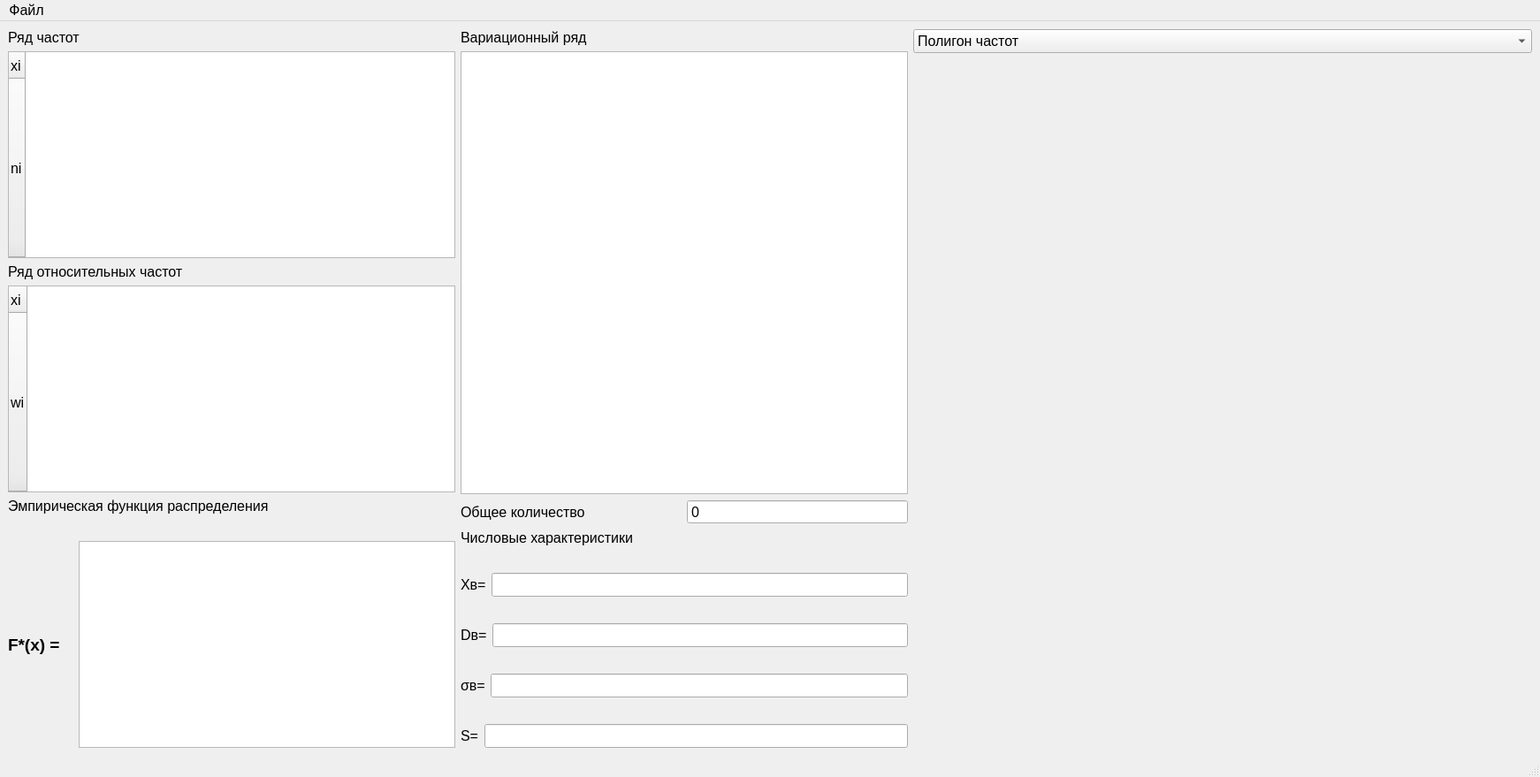
<?xml version="1.0" encoding="UTF-8"?>
<ui version="4.0">
 <class>MainWindow</class>
 <widget class="QMainWindow" name="MainWindow">
  <property name="geometry">
   <rect>
    <x>0</x>
    <y>0</y>
    <width>1742</width>
    <height>879</height>
   </rect>
  </property>
  <property name="font">
   <font>
    <pointsize>12</pointsize>
   </font>
  </property>
  <property name="windowTitle">
   <string>MainWindow</string>
  </property>
  <widget class="QWidget" name="centralwidget">
   <layout class="QHBoxLayout" name="horizontalLayout_7">
    <item>
     <layout class="QVBoxLayout" name="verticalLayout_2">
      <item>
       <widget class="QLabel" name="label_3">
        <property name="text">
         <string>Ряд частот</string>
        </property>
       </widget>
      </item>
      <item>
       <widget class="QTableWidget" name="frequencyTable">
        <property name="font">
         <font>
          <family>MS Shell Dlg 2</family>
          <pointsize>12</pointsize>
         </font>
        </property>
        <attribute name="horizontalHeaderVisible">
         <bool>true</bool>
        </attribute>
        <attribute name="verticalHeaderShowSortIndicator" stdset="0">
         <bool>false</bool>
        </attribute>
        <attribute name="verticalHeaderStretchLastSection">
         <bool>true</bool>
        </attribute>
        <row>
         <property name="text">
          <string>xi</string>
         </property>
        </row>
        <row>
         <property name="text">
          <string>ni</string>
         </property>
        </row>
       </widget>
      </item>
      <item>
       <widget class="QLabel" name="label_2">
        <property name="text">
         <string>Ряд относительных частот</string>
        </property>
       </widget>
      </item>
      <item>
       <widget class="QTableWidget" name="periodicityTable">
        <property name="font">
         <font>
          <family>MS Shell Dlg 2</family>
          <pointsize>12</pointsize>
         </font>
        </property>
        <property name="textElideMode">
         <enum>Qt::ElideMiddle</enum>
        </property>
        <property name="showGrid">
         <bool>true</bool>
        </property>
        <attribute name="horizontalHeaderVisible">
         <bool>true</bool>
        </attribute>
        <attribute name="verticalHeaderStretchLastSection">
         <bool>true</bool>
        </attribute>
        <row>
         <property name="text">
          <string>xi</string>
         </property>
        </row>
        <row>
         <property name="text">
          <string>wi</string>
         </property>
        </row>
       </widget>
      </item>
      <item>
       <widget class="QLabel" name="label_4">
        <property name="text">
         <string>Эмпирическая функция распределения</string>
        </property>
       </widget>
      </item>
      <item>
       <widget class="QLabel" name="label_9">
        <property name="text">
         <string/>
        </property>
        <property name="pixmap">
         <pixmap>img/function.png</pixmap>
        </property>
        <property name="alignment">
         <set>Qt::AlignCenter</set>
        </property>
       </widget>
      </item>
      <item>
       <layout class="QHBoxLayout" name="horizontalLayout">
        <item>
         <widget class="QLabel" name="label_10">
          <property name="font">
           <font>
            <pointsize>14</pointsize>
            <weight>75</weight>
            <bold>true</bold>
           </font>
          </property>
          <property name="text">
           <string>F*(x) =</string>
          </property>
         </widget>
        </item>
        <item>
         <widget class="QLabel" name="bracketImg">
          <property name="text">
           <string/>
          </property>
          <property name="pixmap">
           <pixmap>img/bracket.png</pixmap>
          </property>
          <property name="scaledContents">
           <bool>true</bool>
          </property>
          <property name="alignment">
           <set>Qt::AlignCenter</set>
          </property>
         </widget>
        </item>
        <item>
         <widget class="QTextEdit" name="functionEdit">
          <property name="readOnly">
           <bool>true</bool>
          </property>
         </widget>
        </item>
       </layout>
      </item>
     </layout>
    </item>
    <item>
     <layout class="QVBoxLayout" name="verticalLayout_3">
      <item>
       <widget class="QLabel" name="label">
        <property name="text">
         <string>Вариационный ряд</string>
        </property>
       </widget>
      </item>
      <item>
       <widget class="QTextEdit" name="variationSeriesText">
        <property name="readOnly">
         <bool>true</bool>
        </property>
       </widget>
      </item>
      <item>
       <layout class="QHBoxLayout" name="horizontalLayout_6">
        <item>
         <widget class="QLabel" name="label_16">
          <property name="text">
           <string>Общее количество</string>
          </property>
         </widget>
        </item>
        <item>
         <widget class="QSpinBox" name="amountBox">
          <property name="readOnly">
           <bool>true</bool>
          </property>
          <property name="buttonSymbols">
           <enum>QAbstractSpinBox::NoButtons</enum>
          </property>
          <property name="maximum">
           <number>999999</number>
          </property>
         </widget>
        </item>
       </layout>
      </item>
      <item>
       <widget class="QLabel" name="label_15">
        <property name="text">
         <string>Числовые характеристики</string>
        </property>
       </widget>
      </item>
      <item>
       <widget class="QLabel" name="label_11">
        <property name="text">
         <string/>
        </property>
        <property name="pixmap">
         <pixmap>img/average_x.png</pixmap>
        </property>
       </widget>
      </item>
      <item>
       <layout class="QHBoxLayout" name="horizontalLayout_2">
        <item>
         <widget class="QLabel" name="label_5">
          <property name="text">
           <string>Xв=</string>
          </property>
         </widget>
        </item>
        <item>
         <widget class="QLineEdit" name="middleXEdit">
          <property name="readOnly">
           <bool>true</bool>
          </property>
         </widget>
        </item>
       </layout>
      </item>
      <item>
       <widget class="QLabel" name="label_12">
        <property name="text">
         <string/>
        </property>
        <property name="pixmap">
         <pixmap>img/dispersion.png</pixmap>
        </property>
       </widget>
      </item>
      <item>
       <layout class="QHBoxLayout" name="horizontalLayout_3">
        <item>
         <widget class="QLabel" name="label_6">
          <property name="text">
           <string>Dв=</string>
          </property>
         </widget>
        </item>
        <item>
         <widget class="QLineEdit" name="dispersionEdit">
          <property name="readOnly">
           <bool>true</bool>
          </property>
         </widget>
        </item>
       </layout>
      </item>
      <item>
       <widget class="QLabel" name="label_13">
        <property name="text">
         <string/>
        </property>
        <property name="pixmap">
         <pixmap>img/diviation.png</pixmap>
        </property>
       </widget>
      </item>
      <item>
       <layout class="QHBoxLayout" name="horizontalLayout_4">
        <item>
         <widget class="QLabel" name="label_7">
          <property name="text">
           <string>σв=</string>
          </property>
         </widget>
        </item>
        <item>
         <widget class="QLineEdit" name="cigmaEdit">
          <property name="readOnly">
           <bool>true</bool>
          </property>
         </widget>
        </item>
       </layout>
      </item>
      <item>
       <widget class="QLabel" name="label_14">
        <property name="text">
         <string/>
        </property>
        <property name="pixmap">
         <pixmap>img/corrected_diviation.png</pixmap>
        </property>
       </widget>
      </item>
      <item>
       <layout class="QHBoxLayout" name="horizontalLayout_5">
        <item>
         <widget class="QLabel" name="label_8">
          <property name="text">
           <string>S=</string>
          </property>
         </widget>
        </item>
        <item>
         <widget class="QLineEdit" name="sEdit">
          <property name="readOnly">
           <bool>true</bool>
          </property>
         </widget>
        </item>
       </layout>
      </item>
     </layout>
    </item>
    <item>
     <layout class="QVBoxLayout" name="verticalLayout">
      <item>
       <widget class="QComboBox" name="plotType">
        <property name="font">
         <font>
          <pointsize>12</pointsize>
         </font>
        </property>
        <item>
         <property name="text">
          <string>Полигон частот</string>
         </property>
        </item>
        <item>
         <property name="text">
          <string>Полигон относительных частот</string>
         </property>
        </item>
        <item>
         <property name="text">
          <string>Эмпирическая функция распределения</string>
         </property>
        </item>
       </widget>
      </item>
      <item>
       <widget class="PlotWidget" name="graphWidget" native="true">
        <property name="minimumSize">
         <size>
          <width>700</width>
          <height>600</height>
         </size>
        </property>
       </widget>
      </item>
     </layout>
    </item>
   </layout>
  </widget>
  <widget class="QMenuBar" name="menubar">
   <property name="geometry">
    <rect>
     <x>0</x>
     <y>0</y>
     <width>1742</width>
     <height>34</height>
    </rect>
   </property>
   <widget class="QMenu" name="menu">
    <property name="title">
     <string>Файл</string>
    </property>
    <addaction name="openFileAction"/>
   </widget>
   <addaction name="menu"/>
  </widget>
  <widget class="QStatusBar" name="statusbar"/>
  <action name="openFileAction">
   <property name="text">
    <string>Открыть файл</string>
   </property>
  </action>
 </widget>
 <customwidgets>
  <customwidget>
   <class>PlotWidget</class>
   <extends>QWidget</extends>
   <header>pyqtgraph</header>
   <container>1</container>
  </customwidget>
 </customwidgets>
 <resources/>
 <connections/>
</ui>
